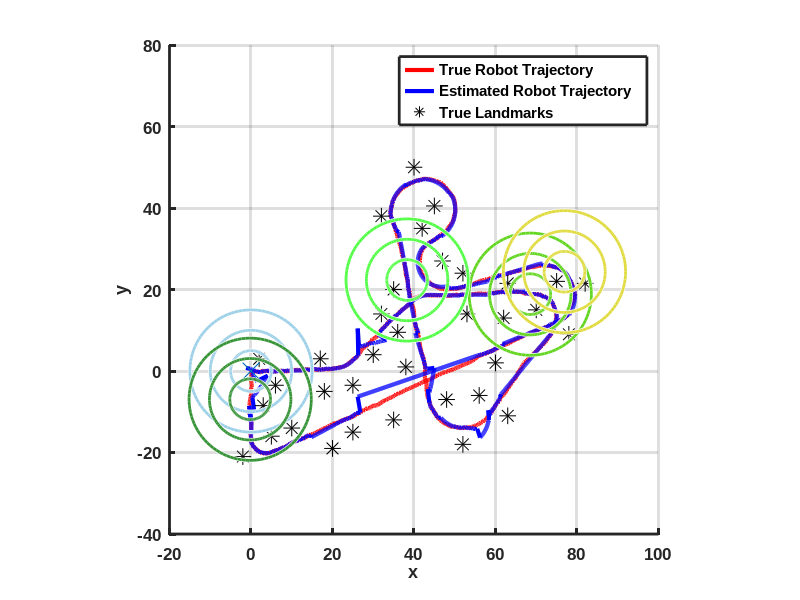
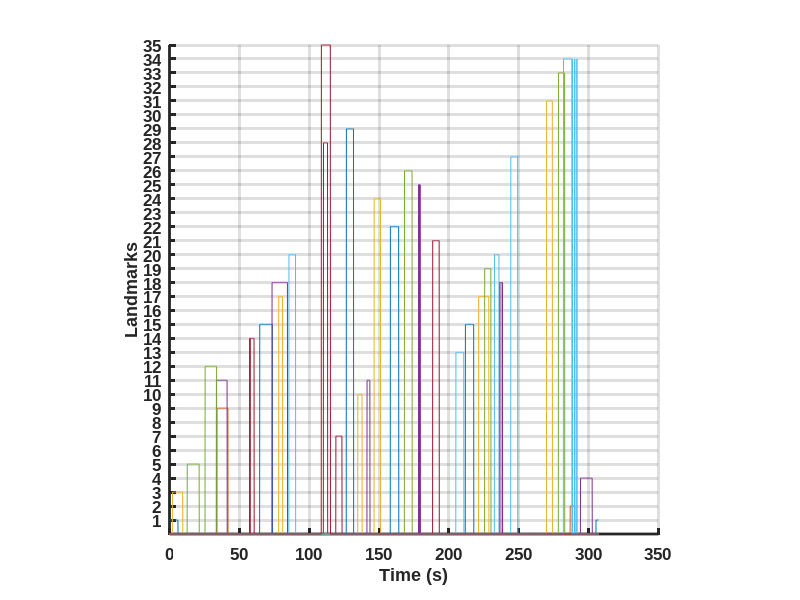

MATLAB code for these plots, in order: (Note: this script raises an error after producing the figures.)
% MAE 195 Introduction to Robot Motion Planning and Navigation
% Robot Localization Project
% Description: Beacon-Based Localization with Radii 10
% Date: 6/4/21
% Author: Alex Nguyen

clc; clear; close all;

%% Initialize:

% Add Data Folder to Path
addpath Data;

% For Loop-Closure Study; Pre-Defined Noise Samples
load w_x.mat;  
load w_y.mat;
load w_theta.mat;

% Simulation Parameters
T = 0.1;                 % Step Size
t_f = 307;               % Final Time
SimL = t_f/T;            % Number of Steps
nx = 3;           

% Measurement Equations
h = @(r, rbi) norm(r(1:2) - rbi);
phi = @(r, rbi) atan2(r(2) - rbi(2), r(1) - rbi(1)) - r(3);

% Linearized State Transition Matrix
Fk = @(x, u) [1, 0, -sin(x(3))*u(1)*T  ; ...
              0, 1,  cos(x(3))*u(1)*T  ; ...
              0, 0,                 1 ];

% Linearized Observation Jacobian
R1 = @(r, rbi) sqrt((r(1) - rbi(1))^2 + (r(2) - rbi(2))^2);
R2 =  @(r, rbi) 1/(1 + ((r(2) - rbi(2))/(r(1) - rbi(1)))^2); 
H = @(r, rbi)  [(r(1) - rbi(1))/R1(r, rbi), (r(2) - rbi(2))/R1(r, rbi),  0 ; ...
               -R2(r, rbi)*(r(2) - rbi(2))/(r(1) - rbi(1))^2, R2(r, rbi)/(r(1) - rbi(1))^2, -1];     
             
% Noise
Q = diag([(0.4*T)^2, (0.4*T)^2, (0.05*T)^2]);
Ri = diag([(0.1)^2, (3*pi/180)^2]);
r = sqrtm(Ri);

% Estimation Error Covariance
P = diag([1, 1, (5*pi/180)^2]);

% Measurement Zone r = {5, 10, 15}
m_r = 5; 

%% Landmark Locations:
% Preallocate
nl = 35;           % Number of Landmarks
Xl = cell(nl, 1);

% Grouped Landmarks by their radii
Xl{1} = [2; 3];
Xl{2} = [-2; -21];
Xl{3} = [6; -3.5];
Xl{4} = [3; -8.5];

Xl{5} = [17; 3];
Xl{6} = [18; -5];
Xl{7} = [52; -18];
Xl{8} = [25; -3.5];

Xl{9} = [32; 14];
Xl{10} = [38; 1];
Xl{11} = [36; 9.5];
Xl{12} = [30; 4];

Xl{13} = [52; 24];
Xl{14} = [53; 14];
Xl{15} = [63; 21.5];
Xl{16} = [62; 13];

Xl{17} = [75; 22];
Xl{18} = [70; 15];
Xl{19} = [82; 21.5];
Xl{20} = [78; 9];

Xl{21} = [42; 35];
Xl{22} = [32; 38];
Xl{23} = [47; 27];
Xl{24} = [35; 20];

Xl{25} = [45; 40.5];
Xl{26} = [40; 50];

Xl{27} = [60; 2];
Xl{28} = [56; -6];

Xl{29} = [48; -7];
Xl{30} = [35; -12];

Xl{31} = [25; -15];
Xl{32} = [20; -19];
Xl{33} = [10; -14];
Xl{34} = [5; -16];

Xl{35} = [63; -11];

%% Beacon-Based Localization:

% Initial States
x = [0, 0, 0.01]';
rng default
xhat = mvnrnd(x, P)';

% Preallocate
Time = zeros(1, SimL);
NEES = Time;
NIS = Time;
u = zeros(2, SimL);
landmark_detection_indicator = cell(nl, 1);

for k = 1:SimL
    
    % Inputs Driving the True System
    if k <= SimL
        Time(k + 1) = Time(k) + T;
    end
        
    if Time(k) <= 20
        u(1, k) = 1;
        u(2, k) = 0;
        
    elseif (Time(k) > 20 && Time(k) <= 25)
        u(1, k) = 1;
        u(2, k) = 0.15;
        
    elseif (Time(k) > 25 && Time(k) <= 45)
        u(1, k) = 1;
        u(2, k) = 0;
        
    elseif (Time(k) > 45 && Time(k) <= 50)
        u(1, k) = 1;
        u(2, k) = -0.15;
        
    elseif (Time(k) > 50 && Time(k) <= 75)
        u(1, k) = 1;
        u(2, k) = 0;
        
    elseif (Time(k) > 75 && Time(k) <= 90)
        u(1, k) = 1;
        u(2, k) = -0.15;
        
    elseif (Time(k) > 90 && Time(k) <= 115)
        u(1, k) = 1;
        u(2, k) = 0;
        
    elseif (Time(k) > 115 && Time(k) <= 130)
        u(1, k) = 1.2;
        u(2, k) = -0.15;
        
    elseif (Time(k) > 130 && Time(k) <= 160)
        u(1, k) = 1.5;
        u(2, k) = 0;
        
    elseif (Time(k) > 160 && Time(k) <= 190)
        u(1, k) = 1.2;
        u(2, k) = -0.15;
        
    elseif (Time(k) > 190 && Time(k) <= 205)
        u(1, k) = 1.2;
        u(2, k) = 0.2;
        
    elseif (Time(k) > 205 && Time(k) <= 220)
        u(1, k) = 1.5;
        u(2, k) = 0;
        
    elseif (Time(k) > 220 && Time(k) <= 235)
        u(1, k) = 1.5;
        u(2, k) = -0.2;
        
    elseif (Time(k) > 235 && Time(k) <= 285)
        u(1, k) = 1.5;
        u(2, k) = 0;
        
    elseif (Time(k) > 285 && Time(k) <= 290)
        u(1, k) = 1.5;
        u(2, k) = -0.4;
        
    else
        u(1, k) = 1;
        u(2, k) = 0;
        
    end
    
    % True Robot Model
    x(1, k + 1) = x(1, k) + T*u(1, k)*cos(x(3, k)) + w_x(k);
    x(2, k + 1) = x(2, k) + T*u(1, k)*sin(x(3, k)) + w_y(k);
    x(3, k + 1) = x(3, k) + T*u(2, k) + w_theta(k);
    
    % Propogation 
    xhat_bar = zeros(3, 1);
    xhat_bar(1) = xhat(1, k) + T*u(1, k)*cos(xhat(3, k));
    xhat_bar(2) = xhat(2, k) + T*u(1, k)*sin(xhat(3, k));
    xhat_bar(3) = xhat(3, k) + T*u(2, k);
    F = Fk(xhat(:, k), u(:, k));
    P_bar = F * P(:, :, k) * F' + Q;
      
    % Preallocate
    zk_hat = [];
    zk = [];
    Hk = [];
    R = [];
    
    for ii = 1:nl        
        % Detect Landmarks in the Measurment Zone
        range_to_landmark_i = norm(x(1:2, k + 1) - Xl{ii});
        
        if range_to_landmark_i <= m_r            
            % True Measurments
            zk_i = [h(x(:, k + 1), Xl{ii}), phi(x(:, k + 1), Xl{ii})]';
            zk = [zk; zk_i];
            
            % Estimated Measurements
            zk_hati = [h(xhat_bar, Xl{ii}), phi(xhat_bar, Xl{ii})]';
            zk_hat = [zk_hat; zk_hati];
            
            % Observation Jacobian
            Hk = [Hk; H(xhat_bar, Xl{ii})];
            
            % Measurement Noise Covariance
            R = blkdiag(R, Ri);
                                   
            % Indicator
            landmark_detection_indicator{ii}(k) = 1;   
        else
            % Indicator
            landmark_detection_indicator{ii}(k) = 0;
            
        end
    end

    % Determine if Measurements are Detected
    if isempty(zk) == 0
        % Measurment Noise
        Rk = R;
        r = sqrtm(Rk);
        rng(k);
        vk = r*randn(length(zk), 1);
        
        % Correction
        v = (zk + vk) - zk_hat;
        S = Hk * P_bar * Hk' + Rk;
        Kk = P_bar * Hk' * inv(S);
        xhat(:, k + 1) = xhat_bar + Kk * v;
        P(:, :, k + 1) = P_bar - Kk * S * Kk';
        
        % NEES and NIS Performance
        ek = x(:, k + 1) - xhat(:, k + 1); 
        NEES(k) = ek' * inv(P(:, :, k + 1)) * ek;
        NIS(k) = v' * inv(S) * v;
        
    elseif isempty(zk) == 1
        % Propogation = Correction
        xhat(:, k + 1) = xhat_bar;
        P(:, :, k + 1) = P_bar;
        
        % NEES and NIS Performance
        ek = x(:, k + 1) - xhat(:, k + 1); 
        NEES(k) = ek' * inv(P(:, :, k + 1)) * ek;
        NIS(k) = v' * inv(S) * v;
        
    end 
end

%% Plot:

% True Robot Trajectory + Landmarks
figure;
hold on;
plot(x(1, :), x(2, :), 'r', 'LineWidth', 3);
plot(xhat(1, :), xhat(2, :), 'b', 'LineWidth', 3);
for i = 1:nl
    % i-th Landmark
    plot(Xl{i}(1), Xl{i}(2), 'k*', 'MarkerSize', 12);
end
plot(x(1, 1), x(2, 1), 'x', 'MarkerSize', 12); % Robot Start Point
legend('True Robot Trajectory', 'Estimated Robot Trajectory', 'True Landmarks', 'location', 'best');
axis([-20 100 -40 80]);
xlabel('x'); ylabel('y');
grid on;

% Visualizing the Measurement Zone at Various Locations Along the Path
radii = [5, 10, 15]'; % Three Possible Measurement Ranges

for k = 1:750:SimL
    centers = [x(1, k), x(2, k) ; ...
               x(1, k), x(2, k) ; ...
               x(1, k), x(2, k)];
           
    viscircles(centers, radii, 'Color', randi([1, 100], 1, 3)/100);
end
hold off;
set(gcf, 'Position', [0, 0, 1000, 1000]); % Size of the Figure Window
pbaspect([1, 1, 1]);                      % Aspect Ratio of the Plot
set(findobj(gcf, 'type', 'axes'), ...
    'FontName', 'Arial', 'FontSize', 12, 'FontWeight', 'Bold', 'LineWidth', 2);


% Detected Landmarks at Each Time
figure;
hold on;
for i_l = 1:nl
    plot(Time(2:SimL + 1), landmark_detection_indicator{i_l}(1:SimL)*i_l);
end
xlabel('Time (s)'); ylabel('Landmarks');
yticks([1:nl]);
grid on;
set(findobj(gcf, 'type', 'axes'), ...
    'FontName', 'Arial', 'FontSize', 12, 'FontWeight', 'Bold', 'LineWidth', 2);
set(gcf, 'Position', [0, 0, 1000, 1000]); % Size of the Figure Window
pbaspect([1, 1, 1]);                      % Aspect Ratio of the Plot
set(findobj(gcf, 'type', 'axes'), ...
    'FontName', 'Arial', 'FontSize', 12, 'FontWeight', 'Bold', 'LineWidth', 2);
sgtitle(sprintf('Measurement Zone of Radii %d m', m_r));

%% Performance:

% Estimation Error 
x_tilde = x - xhat;

% Standard Deviation
for ii = 1:length(x)
    xP(:, ii) = sqrt(diag(P(:, :, ii)));
end

figure; 
subplot(3, 1, 1);
hold on;
plot(Time, x_tilde(1, :), 'k', 'linewidth', 3);
plot(Time, -3*xP(1, :), 'r--', 'linewidth', 2);
plot(Time, 3*xP(1, :), 'r--', 'linewidth', 2);
hold off;
xlim([Time(1) Time(end)]);
ylabel('$e_{x_r}$', 'interpreter', 'latex', 'fontsize', 14);

subplot(3, 1, 2);
hold on;
plot(Time, x_tilde(2, :), 'k', 'linewidth', 3);
plot(Time, -3*xP(2, :), 'r--', 'linewidth', 2);
plot(Time, 3*xP(2, :), 'r--', 'linewidth', 2);
hold off;
xlim([Time(1) Time(end)]);
ylabel('$e_{y_r}$', 'interpreter', 'latex', 'fontsize', 14);

subplot(3, 1, 3);
hold on;
plot(Time, x_tilde(3, :), 'k', 'linewidth', 3);
plot(Time, -3*xP(3, :), 'r--', 'linewidth', 2);
plot(Time, 3*xP(3, :), 'r--', 'linewidth', 2);
hold off;
xlim([Time(1) Time(end)]);
xlabel('t (s)'); ylabel('$e_{\theta}$', 'interpreter', 'latex', 'fontsize', 14);
sgtitle('Estimation Error for Robot States');

% Loop Closure 
eLC_dist = norm(x(1:2, 1) - xhat(1:2, end));
eLC = x(1:2, 1) - xhat(1:2, end);

% RMSE
RMSE = sqrt(mean(sum(x_tilde(1:2, 1).^2)));

% Print Results
fprintf('Measurement radii of %d: \n', m_r);
fprintf('\t\tLoop-closure Distance = %4.4f \n', eLC_dist);
fprintf('\t\tLoop-closure Error = [%4.4f, %4.4f]^T \n', eLC);
fprintf('\t\tRoot Mean Square Error = %4.4f \n\n', RMSE);

%% Plot Normalized (State) Estimation Error (NEES):
t = Time(1:end - 1);
alp_x = 0.05;                             % Probability Tail Value 
nu = nx;                                  % Degrees of Freedom (Dim of x)                         
ux_b = chi2inv(1 - alp_x/2, nu);
lx_b = chi2inv(alp_x/2, nu);

% Calculation
I_x = length(NEES(NEES >= lx_b & NEES <= ux_b));  % Indicator Function
P_x = I_x/SimL;
fprintf(['Normalized Estimation Error Squared (NEES):\n\t Acceptance Interval of [%4.2f,' ... 
    '%4.2f]\n\t\t\tTheoretical Probability Concentration Region = %4.2f%%\n\t\t\t' ... 
    'Experimental Probability Concentration Region = %4.2f%%\n\n'], lx_b, ux_b, (1 - alp_x)*100, P_x*100)  

figure;
hold on;
plot(t, NEES, 'Color', 'k', 'linewidth', 1.75);
plot(t, ux_b*ones(SimL, 1), 'r--', 'linewidth', 2);
plot(t, lx_b*ones(SimL, 1), 'r--', 'linewidth', 2);
hold off;
xlabel('Time [s]'); 
ylabel('$\bar{\epsilon}_x(t_k)$', 'interpreter', 'latex', 'fontsize', 14);
sgtitle('Single-Run NEES for (State) Estimation Errors', 'fontsize', 12);
xlim([t(1) t(end)]);
ylim([0, 100]);


%% Plot Normalized Innovation Squared (NIS):
alp_v = 0.05;                             % Probability Tail Value 
nu_out = NIS;
nu = mean(nu_out(nu_out < 1e3));          % Degrees of Freedom (Dim of z)                                                 
uv_b = chi2inv(1 - alp_v/2, nu);
lv_b = chi2inv(alp_v/2, nu);

% Calculation
I_v = length(NIS(NIS >= lv_b & NIS <= uv_b));  % Indicator Function
P_v = I_v/SimL;
fprintf(['Normalized Innovation Squared (NIS):\n\t Acceptance Interval of [%4.2f,' ... 
    '%4.2f]\n\t\t\tTheoretical Probability Concentration Region = %4.2f%%\n\t\t\t' ... 
    'Experimental Probability Concentration Region = %4.2f%%\n\n'], lv_b, uv_b, (1 - alp_v)*100, P_v*100)  

figure;
hold on;
plot(t, NIS, '.', 'Color', 'k', 'linewidth', 1);
plot(t, uv_b*ones(SimL, 1), 'r--', 'linewidth', 2);
plot(t, lv_b*ones(SimL, 1), 'r--', 'linewidth', 2);
hold off;
xlabel('Time [s]'); 
ylabel('$\bar{\epsilon}_v(t_k)$', 'interpreter', 'latex', 'fontsize', 14);
hYLabel = get(gca,'YLabel');
sgtitle('Single-Run NIS for Measurement Errors', 'fontsize', 12);
xlim([t(1) t(end)]);
ylim([0, 100]);

%% Save Data:
% xhat5 = xhat;
% loop_closure5 = eLC;
% loop_closure_dist5 = eLC_dist;
% save('Radii5.mat', 'xhat5', 'loop_closure5', 'loop_closure_dist5');
